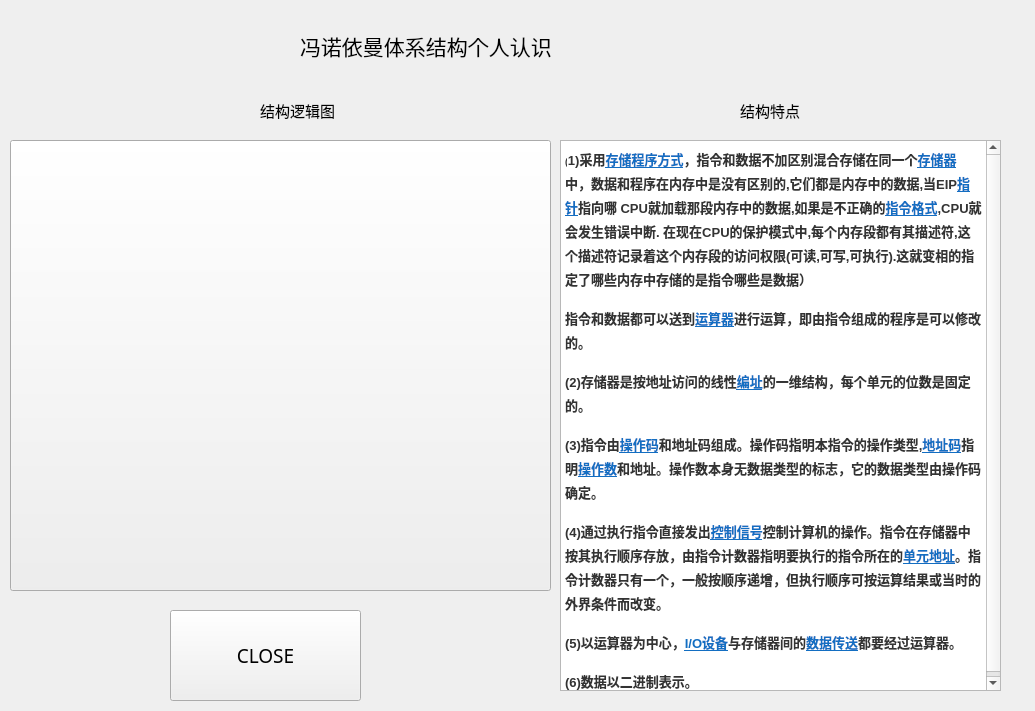
<?xml version="1.0" encoding="UTF-8"?>
<ui version="4.0">
 <class>S1</class>
 <widget class="QWidget" name="S1">
  <property name="geometry">
   <rect>
    <x>0</x>
    <y>0</y>
    <width>1035</width>
    <height>711</height>
   </rect>
  </property>
  <property name="windowTitle">
   <string>Form</string>
  </property>
  <widget class="QLabel" name="label">
   <property name="geometry">
    <rect>
     <x>300</x>
     <y>10</y>
     <width>341</width>
     <height>71</height>
    </rect>
   </property>
   <property name="font">
    <font>
     <family>黑体</family>
     <pointsize>16</pointsize>
    </font>
   </property>
   <property name="text">
    <string>冯诺依曼体系结构个人认识</string>
   </property>
  </widget>
  <widget class="QPushButton" name="pushButton">
   <property name="geometry">
    <rect>
     <x>10</x>
     <y>140</y>
     <width>541</width>
     <height>451</height>
    </rect>
   </property>
   <property name="styleSheet">
    <string notr="true">border-image: url(:/Image/30.jpg);</string>
   </property>
   <property name="text">
    <string/>
   </property>
  </widget>
  <widget class="QLabel" name="label_2">
   <property name="geometry">
    <rect>
     <x>260</x>
     <y>100</y>
     <width>91</width>
     <height>21</height>
    </rect>
   </property>
   <property name="font">
    <font>
     <family>华文行楷</family>
     <pointsize>11</pointsize>
     <weight>50</weight>
     <bold>false</bold>
    </font>
   </property>
   <property name="text">
    <string>结构逻辑图</string>
   </property>
  </widget>
  <widget class="QTextEdit" name="textEdit">
   <property name="geometry">
    <rect>
     <x>560</x>
     <y>140</y>
     <width>441</width>
     <height>551</height>
    </rect>
   </property>
   <property name="html">
    <string>&lt;!DOCTYPE HTML PUBLIC &quot;-//W3C//DTD HTML 4.0//EN&quot; &quot;http://www.w3.org/TR/REC-html40/strict.dtd&quot;&gt;
&lt;html&gt;&lt;head&gt;&lt;meta name=&quot;qrichtext&quot; content=&quot;1&quot; /&gt;&lt;style type=&quot;text/css&quot;&gt;
p, li { white-space: pre-wrap; }
&lt;/style&gt;&lt;/head&gt;&lt;body style=&quot; font-family:'SimSun'; font-size:7.2pt; font-weight:400; font-style:normal;&quot;&gt;
&lt;p style=&quot; margin-top:0px; margin-bottom:15px; margin-left:0px; margin-right:0px; -qt-block-indent:0; text-indent:0px; line-height:24px; background-color:#ffffff;&quot;&gt;&lt;span style=&quot; font-family:'Helvetica Neue','Helvetica','Arial','PingFang SC','Hiragino Sans GB','Microsoft YaHei','WenQuanYi Micro Hei','sans-serif'; font-size:7pt; font-weight:600; color:#333333; background-color:#ffffff;&quot;&gt;(&lt;/span&gt;&lt;span style=&quot; font-family:'Helvetica Neue','Helvetica','Arial','PingFang SC','Hiragino Sans GB','Microsoft YaHei','WenQuanYi Micro Hei','sans-serif'; font-size:10pt; font-weight:600; color:#333333; background-color:#ffffff;&quot;&gt;1)采用&lt;/span&gt;&lt;a href=&quot;https://baike.baidu.com/item/%E5%AD%98%E5%82%A8%E7%A8%8B%E5%BA%8F%E6%96%B9%E5%BC%8F&quot;&gt;&lt;span style=&quot; font-family:'Helvetica Neue','Helvetica','Arial','PingFang SC','Hiragino Sans GB','Microsoft YaHei','WenQuanYi Micro Hei','sans-serif'; font-size:10pt; font-weight:600; text-decoration: underline; color:#136ec2;&quot;&gt;存储程序方式&lt;/span&gt;&lt;/a&gt;&lt;span style=&quot; font-family:'Helvetica Neue','Helvetica','Arial','PingFang SC','Hiragino Sans GB','Microsoft YaHei','WenQuanYi Micro Hei','sans-serif'; font-size:10pt; font-weight:600; color:#333333;&quot;&gt;，指令和数据不加区别混合存储在同一个&lt;/span&gt;&lt;a href=&quot;https://baike.baidu.com/item/%E5%AD%98%E5%82%A8%E5%99%A8&quot;&gt;&lt;span style=&quot; font-family:'Helvetica Neue','Helvetica','Arial','PingFang SC','Hiragino Sans GB','Microsoft YaHei','WenQuanYi Micro Hei','sans-serif'; font-size:10pt; font-weight:600; text-decoration: underline; color:#136ec2;&quot;&gt;存储器&lt;/span&gt;&lt;/a&gt;&lt;span style=&quot; font-family:'Helvetica Neue','Helvetica','Arial','PingFang SC','Hiragino Sans GB','Microsoft YaHei','WenQuanYi Micro Hei','sans-serif'; font-size:10pt; font-weight:600; color:#333333;&quot;&gt;中，数据和程序在内存中是没有区别的,它们都是内存中的数据,当EIP&lt;/span&gt;&lt;a href=&quot;https://baike.baidu.com/item/%E6%8C%87%E9%92%88&quot;&gt;&lt;span style=&quot; font-family:'Helvetica Neue','Helvetica','Arial','PingFang SC','Hiragino Sans GB','Microsoft YaHei','WenQuanYi Micro Hei','sans-serif'; font-size:10pt; font-weight:600; text-decoration: underline; color:#136ec2;&quot;&gt;指针&lt;/span&gt;&lt;/a&gt;&lt;span style=&quot; font-family:'Helvetica Neue','Helvetica','Arial','PingFang SC','Hiragino Sans GB','Microsoft YaHei','WenQuanYi Micro Hei','sans-serif'; font-size:10pt; font-weight:600; color:#333333;&quot;&gt;指向哪 CPU就加载那段内存中的数据,如果是不正确的&lt;/span&gt;&lt;a href=&quot;https://baike.baidu.com/item/%E6%8C%87%E4%BB%A4%E6%A0%BC%E5%BC%8F&quot;&gt;&lt;span style=&quot; font-family:'Helvetica Neue','Helvetica','Arial','PingFang SC','Hiragino Sans GB','Microsoft YaHei','WenQuanYi Micro Hei','sans-serif'; font-size:10pt; font-weight:600; text-decoration: underline; color:#136ec2;&quot;&gt;指令格式&lt;/span&gt;&lt;/a&gt;&lt;span style=&quot; font-family:'Helvetica Neue','Helvetica','Arial','PingFang SC','Hiragino Sans GB','Microsoft YaHei','WenQuanYi Micro Hei','sans-serif'; font-size:10pt; font-weight:600; color:#333333;&quot;&gt;,CPU就会发生错误中断. 在现在CPU的保护模式中,每个内存段都有其描述符,这个描述符记录着这个内存段的访问权限(可读,可写,可执行).这就变相的指定了哪些内存中存储的是指令哪些是数据）&lt;/span&gt;&lt;/p&gt;
&lt;p style=&quot; margin-top:0px; margin-bottom:15px; margin-left:0px; margin-right:0px; -qt-block-indent:0; text-indent:0px; line-height:24px; background-color:#ffffff;&quot;&gt;&lt;span style=&quot; font-family:'Helvetica Neue','Helvetica','Arial','PingFang SC','Hiragino Sans GB','Microsoft YaHei','WenQuanYi Micro Hei','sans-serif'; font-size:10pt; font-weight:600; color:#333333; background-color:#ffffff;&quot;&gt;指令和数据都可以送到&lt;/span&gt;&lt;a href=&quot;https://baike.baidu.com/item/%E8%BF%90%E7%AE%97%E5%99%A8&quot;&gt;&lt;span style=&quot; font-family:'Helvetica Neue','Helvetica','Arial','PingFang SC','Hiragino Sans GB','Microsoft YaHei','WenQuanYi Micro Hei','sans-serif'; font-size:10pt; font-weight:600; text-decoration: underline; color:#136ec2;&quot;&gt;运算器&lt;/span&gt;&lt;/a&gt;&lt;span style=&quot; font-family:'Helvetica Neue','Helvetica','Arial','PingFang SC','Hiragino Sans GB','Microsoft YaHei','WenQuanYi Micro Hei','sans-serif'; font-size:10pt; font-weight:600; color:#333333;&quot;&gt;进行运算，即由指令组成的程序是可以修改的。&lt;/span&gt;&lt;/p&gt;
&lt;p style=&quot; margin-top:0px; margin-bottom:15px; margin-left:0px; margin-right:0px; -qt-block-indent:0; text-indent:0px; line-height:24px; background-color:#ffffff;&quot;&gt;&lt;span style=&quot; font-family:'Helvetica Neue','Helvetica','Arial','PingFang SC','Hiragino Sans GB','Microsoft YaHei','WenQuanYi Micro Hei','sans-serif'; font-size:10pt; font-weight:600; color:#333333; background-color:#ffffff;&quot;&gt;(2)存储器是按地址访问的线性&lt;/span&gt;&lt;a href=&quot;https://baike.baidu.com/item/%E7%BC%96%E5%9D%80&quot;&gt;&lt;span style=&quot; font-family:'Helvetica Neue','Helvetica','Arial','PingFang SC','Hiragino Sans GB','Microsoft YaHei','WenQuanYi Micro Hei','sans-serif'; font-size:10pt; font-weight:600; text-decoration: underline; color:#136ec2;&quot;&gt;编址&lt;/span&gt;&lt;/a&gt;&lt;span style=&quot; font-family:'Helvetica Neue','Helvetica','Arial','PingFang SC','Hiragino Sans GB','Microsoft YaHei','WenQuanYi Micro Hei','sans-serif'; font-size:10pt; font-weight:600; color:#333333;&quot;&gt;的一维结构，每个单元的位数是固定的。&lt;/span&gt;&lt;/p&gt;
&lt;p style=&quot; margin-top:0px; margin-bottom:15px; margin-left:0px; margin-right:0px; -qt-block-indent:0; text-indent:0px; line-height:24px; background-color:#ffffff;&quot;&gt;&lt;span style=&quot; font-family:'Helvetica Neue','Helvetica','Arial','PingFang SC','Hiragino Sans GB','Microsoft YaHei','WenQuanYi Micro Hei','sans-serif'; font-size:10pt; font-weight:600; color:#333333; background-color:#ffffff;&quot;&gt;(3)指令由&lt;/span&gt;&lt;a href=&quot;https://baike.baidu.com/item/%E6%93%8D%E4%BD%9C%E7%A0%81&quot;&gt;&lt;span style=&quot; font-family:'Helvetica Neue','Helvetica','Arial','PingFang SC','Hiragino Sans GB','Microsoft YaHei','WenQuanYi Micro Hei','sans-serif'; font-size:10pt; font-weight:600; text-decoration: underline; color:#136ec2;&quot;&gt;操作码&lt;/span&gt;&lt;/a&gt;&lt;span style=&quot; font-family:'Helvetica Neue','Helvetica','Arial','PingFang SC','Hiragino Sans GB','Microsoft YaHei','WenQuanYi Micro Hei','sans-serif'; font-size:10pt; font-weight:600; color:#333333;&quot;&gt;和地址码组成。操作码指明本指令的操作类型,&lt;/span&gt;&lt;a href=&quot;https://baike.baidu.com/item/%E5%9C%B0%E5%9D%80%E7%A0%81&quot;&gt;&lt;span style=&quot; font-family:'Helvetica Neue','Helvetica','Arial','PingFang SC','Hiragino Sans GB','Microsoft YaHei','WenQuanYi Micro Hei','sans-serif'; font-size:10pt; font-weight:600; text-decoration: underline; color:#136ec2;&quot;&gt;地址码&lt;/span&gt;&lt;/a&gt;&lt;span style=&quot; font-family:'Helvetica Neue','Helvetica','Arial','PingFang SC','Hiragino Sans GB','Microsoft YaHei','WenQuanYi Micro Hei','sans-serif'; font-size:10pt; font-weight:600; color:#333333;&quot;&gt;指明&lt;/span&gt;&lt;a href=&quot;https://baike.baidu.com/item/%E6%93%8D%E4%BD%9C%E6%95%B0&quot;&gt;&lt;span style=&quot; font-family:'Helvetica Neue','Helvetica','Arial','PingFang SC','Hiragino Sans GB','Microsoft YaHei','WenQuanYi Micro Hei','sans-serif'; font-size:10pt; font-weight:600; text-decoration: underline; color:#136ec2;&quot;&gt;操作数&lt;/span&gt;&lt;/a&gt;&lt;span style=&quot; font-family:'Helvetica Neue','Helvetica','Arial','PingFang SC','Hiragino Sans GB','Microsoft YaHei','WenQuanYi Micro Hei','sans-serif'; font-size:10pt; font-weight:600; color:#333333;&quot;&gt;和地址。操作数本身无数据类型的标志，它的数据类型由操作码确定。&lt;/span&gt;&lt;/p&gt;
&lt;p style=&quot; margin-top:0px; margin-bottom:15px; margin-left:0px; margin-right:0px; -qt-block-indent:0; text-indent:0px; line-height:24px; background-color:#ffffff;&quot;&gt;&lt;span style=&quot; font-family:'Helvetica Neue','Helvetica','Arial','PingFang SC','Hiragino Sans GB','Microsoft YaHei','WenQuanYi Micro Hei','sans-serif'; font-size:10pt; font-weight:600; color:#333333; background-color:#ffffff;&quot;&gt;(4)通过执行指令直接发出&lt;/span&gt;&lt;a href=&quot;https://baike.baidu.com/item/%E6%8E%A7%E5%88%B6%E4%BF%A1%E5%8F%B7&quot;&gt;&lt;span style=&quot; font-family:'Helvetica Neue','Helvetica','Arial','PingFang SC','Hiragino Sans GB','Microsoft YaHei','WenQuanYi Micro Hei','sans-serif'; font-size:10pt; font-weight:600; text-decoration: underline; color:#136ec2;&quot;&gt;控制信号&lt;/span&gt;&lt;/a&gt;&lt;span style=&quot; font-family:'Helvetica Neue','Helvetica','Arial','PingFang SC','Hiragino Sans GB','Microsoft YaHei','WenQuanYi Micro Hei','sans-serif'; font-size:10pt; font-weight:600; color:#333333;&quot;&gt;控制计算机的操作。指令在存储器中按其执行顺序存放，由指令计数器指明要执行的指令所在的&lt;/span&gt;&lt;a href=&quot;https://baike.baidu.com/item/%E5%8D%95%E5%85%83%E5%9C%B0%E5%9D%80&quot;&gt;&lt;span style=&quot; font-family:'Helvetica Neue','Helvetica','Arial','PingFang SC','Hiragino Sans GB','Microsoft YaHei','WenQuanYi Micro Hei','sans-serif'; font-size:10pt; font-weight:600; text-decoration: underline; color:#136ec2;&quot;&gt;单元地址&lt;/span&gt;&lt;/a&gt;&lt;span style=&quot; font-family:'Helvetica Neue','Helvetica','Arial','PingFang SC','Hiragino Sans GB','Microsoft YaHei','WenQuanYi Micro Hei','sans-serif'; font-size:10pt; font-weight:600; color:#333333;&quot;&gt;。指令计数器只有一个，一般按顺序递增，但执行顺序可按运算结果或当时的外界条件而改变。&lt;/span&gt;&lt;/p&gt;
&lt;p style=&quot; margin-top:0px; margin-bottom:15px; margin-left:0px; margin-right:0px; -qt-block-indent:0; text-indent:0px; line-height:24px; background-color:#ffffff;&quot;&gt;&lt;span style=&quot; font-family:'Helvetica Neue','Helvetica','Arial','PingFang SC','Hiragino Sans GB','Microsoft YaHei','WenQuanYi Micro Hei','sans-serif'; font-size:10pt; font-weight:600; color:#333333; background-color:#ffffff;&quot;&gt;(5)以运算器为中心，&lt;/span&gt;&lt;a href=&quot;https://baike.baidu.com/item/I%2FO%E8%AE%BE%E5%A4%87/9688581&quot;&gt;&lt;span style=&quot; font-family:'Helvetica Neue','Helvetica','Arial','PingFang SC','Hiragino Sans GB','Microsoft YaHei','WenQuanYi Micro Hei','sans-serif'; font-size:10pt; font-weight:600; text-decoration: underline; color:#136ec2;&quot;&gt;I/O设备&lt;/span&gt;&lt;/a&gt;&lt;span style=&quot; font-family:'Helvetica Neue','Helvetica','Arial','PingFang SC','Hiragino Sans GB','Microsoft YaHei','WenQuanYi Micro Hei','sans-serif'; font-size:10pt; font-weight:600; color:#333333;&quot;&gt;与存储器间的&lt;/span&gt;&lt;a href=&quot;https://baike.baidu.com/item/%E6%95%B0%E6%8D%AE%E4%BC%A0%E9%80%81&quot;&gt;&lt;span style=&quot; font-family:'Helvetica Neue','Helvetica','Arial','PingFang SC','Hiragino Sans GB','Microsoft YaHei','WenQuanYi Micro Hei','sans-serif'; font-size:10pt; font-weight:600; text-decoration: underline; color:#136ec2;&quot;&gt;数据传送&lt;/span&gt;&lt;/a&gt;&lt;span style=&quot; font-family:'Helvetica Neue','Helvetica','Arial','PingFang SC','Hiragino Sans GB','Microsoft YaHei','WenQuanYi Micro Hei','sans-serif'; font-size:10pt; font-weight:600; color:#333333;&quot;&gt;都要经过运算器。&lt;/span&gt;&lt;/p&gt;
&lt;p style=&quot; margin-top:0px; margin-bottom:15px; margin-left:0px; margin-right:0px; -qt-block-indent:0; text-indent:0px; line-height:24px; background-color:#ffffff;&quot;&gt;&lt;span style=&quot; font-family:'Helvetica Neue','Helvetica','Arial','PingFang SC','Hiragino Sans GB','Microsoft YaHei','WenQuanYi Micro Hei','sans-serif'; font-size:10pt; font-weight:600; color:#333333; background-color:#ffffff;&quot;&gt;(6)数据以二进制表示。&lt;/span&gt;&lt;/p&gt;&lt;/body&gt;&lt;/html&gt;</string>
   </property>
  </widget>
  <widget class="QLabel" name="label_3">
   <property name="geometry">
    <rect>
     <x>740</x>
     <y>100</y>
     <width>91</width>
     <height>21</height>
    </rect>
   </property>
   <property name="font">
    <font>
     <family>华文行楷</family>
     <pointsize>11</pointsize>
     <weight>50</weight>
     <bold>false</bold>
    </font>
   </property>
   <property name="text">
    <string>结构特点</string>
   </property>
  </widget>
  <widget class="QPushButton" name="c1">
   <property name="geometry">
    <rect>
     <x>170</x>
     <y>610</y>
     <width>191</width>
     <height>91</height>
    </rect>
   </property>
   <property name="font">
    <font>
     <family>楷体</family>
     <pointsize>14</pointsize>
    </font>
   </property>
   <property name="text">
    <string>CLOSE</string>
   </property>
  </widget>
 </widget>
 <resources/>
 <connections/>
</ui>
